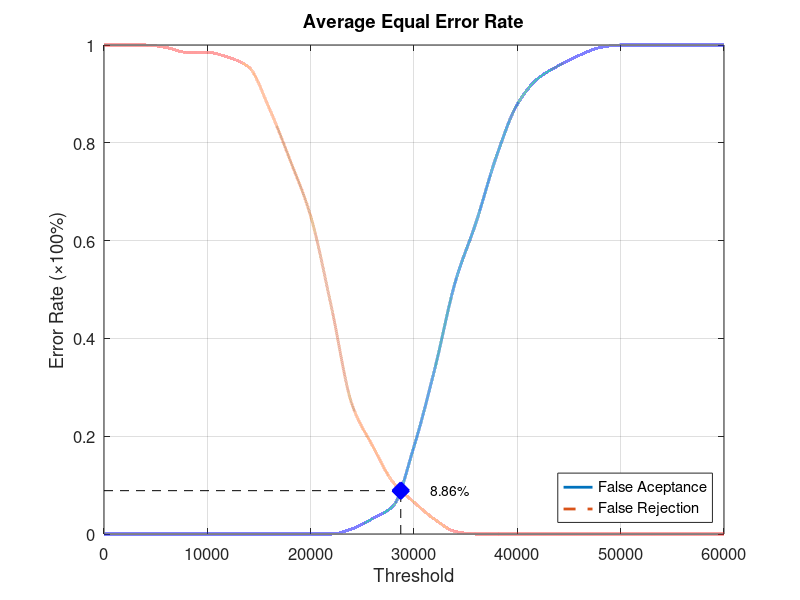
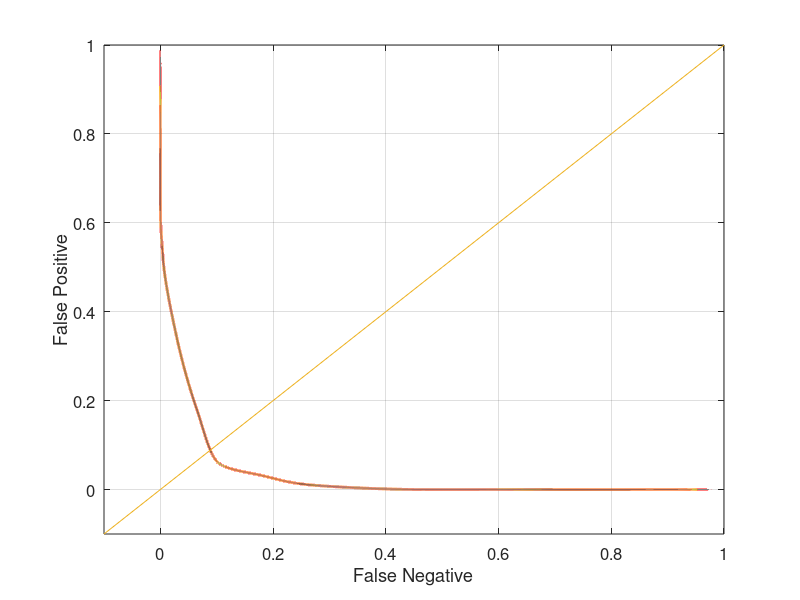

These charts were generated, in order, by the following MATLAB code:
function yEER = Database4_1
close all;
clear;
clc;
x = 0:2000:60000;
xq = 0:0.5:60000;

y0 = [0 0 0 0 0 0 0 0 0 0 0 0 0.0105263 0.0315789 0.0578947 0.178947 0.336842 0.515789 0.636842 0.773684 0.878947 0.931579 0.957895 0.978947 0.994737 1 1 1 1 1 1];
yy0 = interp1(x, y0, xq, 'pchip');
y1 = [1 1 1 0.995 0.985 0.985 0.975 0.955 0.87 0.765 0.65 0.465 0.265 0.18 0.105 0.065 0.03 0.005 0 0 0 0 0 0 0 0 0 0 0 0 0];
yy1 = interp1(x, y1, xq, 'pchip');

% Calculating EER: 
y2 = abs(y0 - y1);
find(y2 == min(y2))
yy2 = abs(yy0 - yy1);
xEER = find(yy2 == min(yy2));
xEERIndex = xq(xEER) % X-axis EER
yEER = yy0(xEER) % Y-axis EER

main = figure
plot(xq, yy0,'-','LineWidth', 2);	hold on
plot(xq, yy1,'--','LineWidth', 2);	hold on
plot([xEERIndex xEERIndex], [0 yEER], 'k--');	hold on
plot([0 xEERIndex], [yEER yEER], 'k--');	hold on
plot(xEERIndex, yEER, 'bx', 'LineWidth', 10);	hold on
text(xEERIndex + 10 * xEERIndex / 100, yEER, [num2str(round((10000 * yEER)) / 100) '%'])
legend('False Aceptance', 'False Rejection', 'Location', 'SouthEast')
xlabel('Threshold')
ylabel('Error Rate (\times100%)')
title('Average Equal Error Rate')
set(gca, 'FontSize', 12)
axis([0 60000 0 1])
grid on

print(main, 'Database4_1Main', '-dpng');
FNRxFPR = figure('Color', [1 1 1]);
plot(yy1, yy0, '-', yy1, yy0, 'LineWidth', 2);
hold on
y = -0.1:0.1:1
plot(y, y); 
set(gca, 'FontSize', 12)
xlabel('False Negative')
ylabel('False Positive')
axis([-0.1 1 -0.1 1])
set(gca, 'FontSize', 12)
grid on

print(FNRxFPR, 'Database4_1FNRxFPR','-dpng');
end
